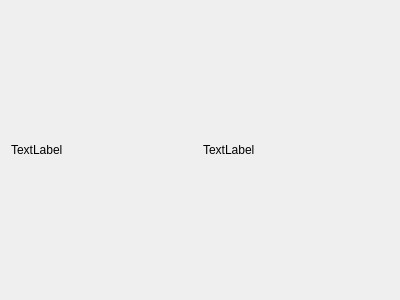
<?xml version="1.0" encoding="UTF-8"?>
<ui version="4.0">
 <class>NHEAboutClass</class>
 <widget class="QDialog" name="NHEAboutClass">
  <property name="geometry">
   <rect>
    <x>0</x>
    <y>0</y>
    <width>400</width>
    <height>300</height>
   </rect>
  </property>
  <property name="windowTitle">
   <string>NHEAbout</string>
  </property>
  <layout class="QHBoxLayout" name="horizontalLayout_2">
   <item>
    <layout class="QHBoxLayout" name="horizontalLayout">
     <item>
      <widget class="QLabel" name="label_2">
       <property name="text">
        <string>TextLabel</string>
       </property>
      </widget>
     </item>
     <item>
      <widget class="QLabel" name="label">
       <property name="text">
        <string>TextLabel</string>
       </property>
      </widget>
     </item>
    </layout>
   </item>
  </layout>
 </widget>
 <layoutdefault spacing="6" margin="11"/>
 <resources/>
 <connections/>
</ui>
